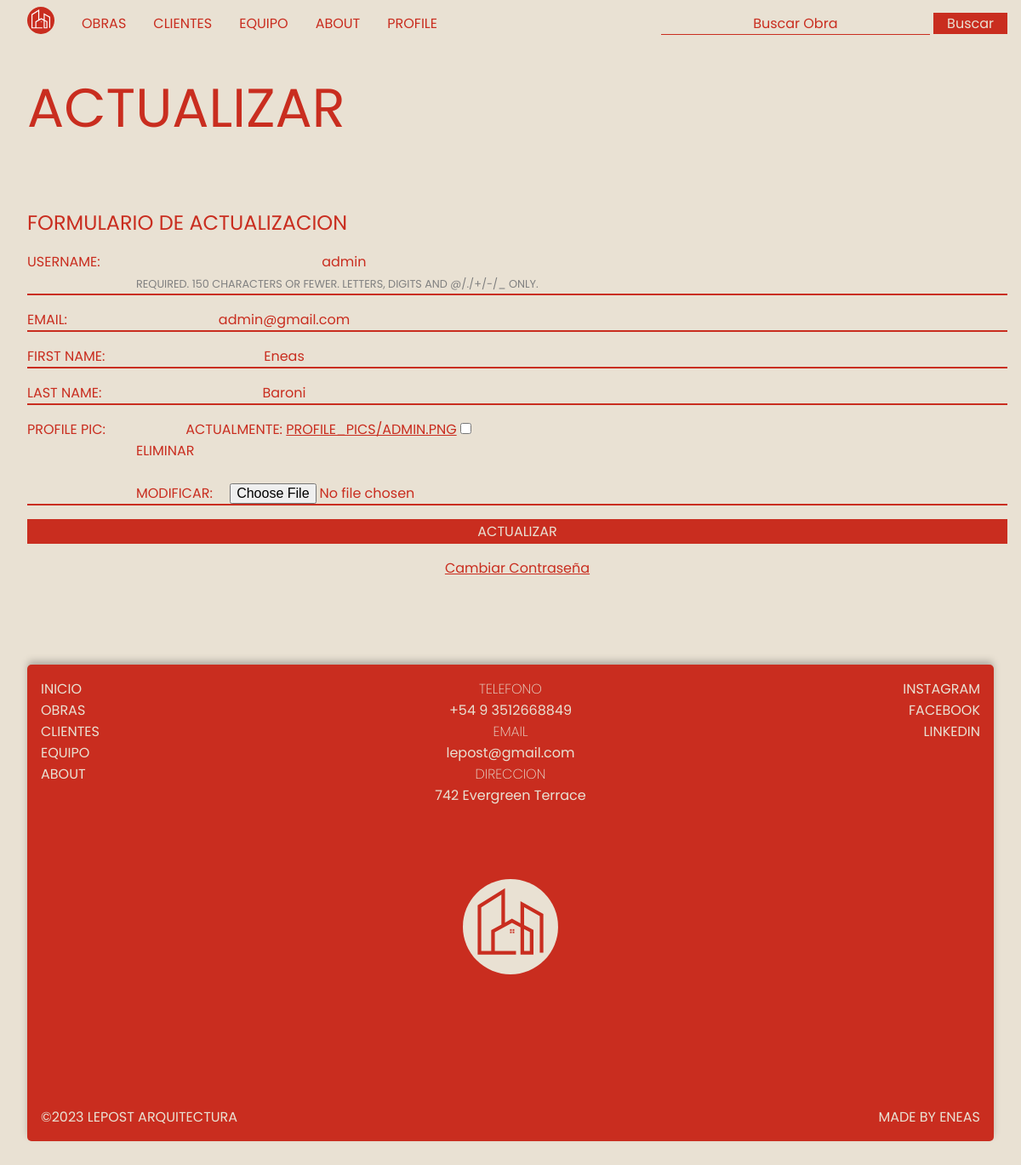
The app's page /accounts/update/ (signed in) with its own data.
### users/models.py (models this page shows)
class CustomUser(AbstractUser):
    profile_pic = models.ImageField(upload_to='profile_pics/', blank=True, null=True)

### users/views.py (the view)
# urls.py: path('update/', UserUpdateView.as_view(), name='update_user'),
class UserUpdateView(LoginRequiredMixin, UpdateView):
    model = CustomUser
    form_class = UserUpdateForm
    template_name = 'usuarios/update_user.html'
    success_url = reverse_lazy('profile')
    def get_object(self, queryset=None):
        return self.request.user

### users/forms.py
class UserUpdateForm(forms.ModelForm):
    email = forms.EmailField(required=True)
    class Meta:
        model = CustomUser
        fields = ('username', 'email', 'first_name', 'last_name', 'profile_pic')

### templates/usuarios/update_user.html (shortened to what this page needs)
{% extends "base.html" %}
{% block content %}
<section class="section">
  {% if request.method == "GET"%}
    <main id="form">
      <h1>ACTUALIZAR</h1>
        <div class="formContainer">
          <form action="" method="POST" enctype="multipart/form-data">
            <legend>FORMULARIO DE ACTUALIZACION</legend>
            <table>
              {{ form.as_table }}
            </table>
            <div class="form-group">
              <button type="submit" className="addBtn">ACTUALIZAR</button>
            </div>
          </form>
          <a href="/accounts/password">Cambiar Contraseña</a>
        </div>
    </main>
  {% endif %}
</section>
{% endblock %}

### static/css/styles.css (style rules this page uses)
:root { --main-color: #161616; --main-color: #c92d1f; --second-color: #e9e1d3; --main-bg: #e9e1d3; }
* { font-family: 'Poppins', sans-serif; font-size: 16px; font-weight: 400; text-align: center; color: var(--main-color); margin: 0; padding: 0; box-sizing: border-box; }
html { background-color: var(--main-bg); margin: 0 1rem; }
main { min-height: calc(100vh - 66px - 4rem); }
.formContainer .helptext { color: grey; font-size: 0.8rem; margin: 0.5rem 0; }
#form { margin-top: 2rem; display: grid; grid-template-columns: repeat(12, 1fr); }
#form h1 { grid-column: auto / span 12; font-size: 4rem; font-weight: 400; text-align: left; margin: 0rem 1rem 0; padding: 0; line-height: 6rem; }
.formContainer { grid-column: 1 / span 12; width: 100% !important; margin: 0 1rem; padding-right: 1rem; }
.formContainer legend { text-align: left; font-size: 1.5rem; margin-bottom: 1rem; }
.form-group { width: 100%; display: flex; flex-direction: row; justify-content: flex-start; align-items: center; text-align: left; padding: 0; margin-bottom: 1rem; border-bottom: 2px solid var(--main-color); }
.form-group:has(button) { border-bottom: none; }
.form-group button { border: 2px solid var(--main-color); width: 100%; background-color: var(--main-color); color: var(--main-bg); cursor: pointer; transition: all 0.5s ease-out; }
#form a { grid-column: 1 / span 12; text-align: center; }
.formContainer table { display: flex; flex-direction: column; width: 100%; }
.formContainer table tr { display: flex; flex-direction: row; width: 100%; padding: 0; margin-bottom: 1rem; border-bottom: 2px solid var(--main-color); text-transform: uppercase; }
.formContainer table tr label { display: block; width: 8rem; text-align: left; background-color: transparent; border: none; }
.formContainer table tr input { background-color: transparent; border: none; padding-left: 1rem; }

### records on screen
CustomUser: username "admin", email "admin@gmail.com", first_name "Eneas", last_name "Baroni"
